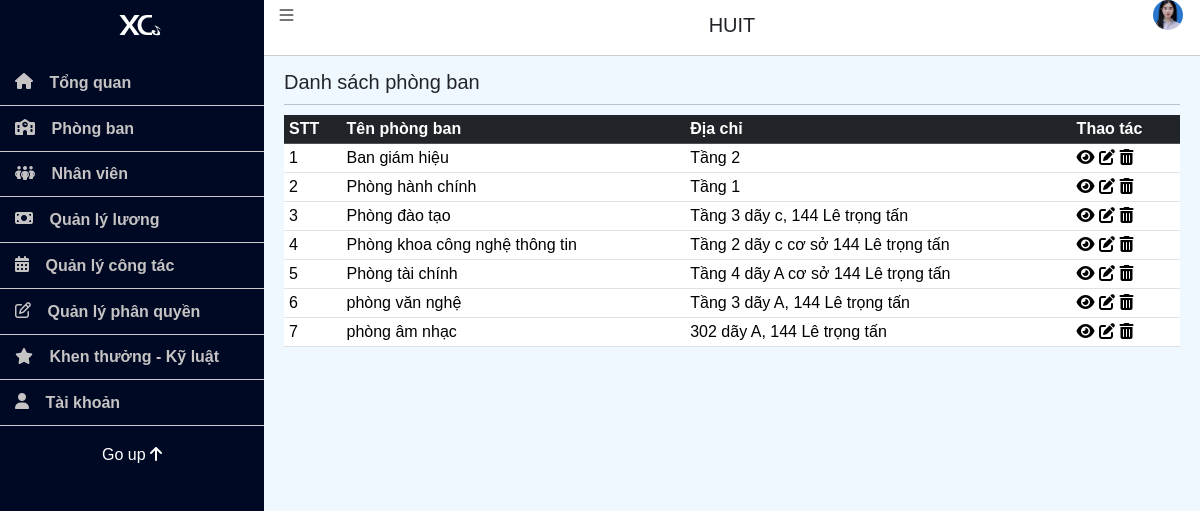
Screenshot of /admin/index.php?page=listDept (signed in) with the database file from the repository.
### tables this page shows
CREATE TABLE `department` (
  `DeptID` int NOT NULL,
  `DeptName` text,
  `People` int DEFAULT '0',
  `Location` text
);

### Library/Db.class.php (called while the page is built, shortened)
<?php
class Db
{
	public  $conn=null;
	function __construct()
    {
        try {
            $this->conn = new PDO('mysql:host='.HOST_DB.';dbname='.DB, USER_DB, PASS_DB);
            $this->conn->query('set names utf8');
        } catch(PDOException $e) {
            echo 'ERROR';
            exit;
        }
    }
	function getTable($tableName)
	{
		$stm = $this->conn->prepare("select * from $tableName");
		$stm->execute();
		return $stm->fetchAll();
	}
}

### Controller/DepartmentController.php (called while the page is built, shortened)
<?php
include_once '../Library/Db.class.php';
include_once '../Model/Department.php';
class DepartmentController {
    private $departmentModel;
    public function __construct() {
        $this->departmentModel = new Department();
    }
    public function index() {
        return $this->departmentModel->getAllDepartments();
    }
}
?>

### Model/Department.php (called while the page is built, shortened)
<?php
class Department extends Db{
    public function getAllDepartments() {
        return $this->getTable("department");
    }
}

### admin/pages/listDept.php (the view, shortened to what this page needs)
<?php
include_once '../Controller/DepartmentController.php';
$departmentController = new DepartmentController();
$departments = $departmentController->index();
?>
<div id="main-content-wp" class="list-product-page">
    <div class="wrap clearfix">
        <div id="content" class="fl-right">
            <div class="section" id="title-page">
                <div class="clearfix">
                    <h2 id="index" class="fl-left">Danh sách phòng ban</h2>
                    <hr>
                </div>
            </div>
            <div class="section" id="detail-page">
                <div class="section-detail">
                    <div class="table-responsive">
                        <table class="table list-table-wp" id="tblDept">
                        <thead class="table-dark">
                            <tr>
                                <th>STT</th>
                                <th>Tên phòng ban</th>
                                <th>Địa chỉ</th>
                                <th>Thao tác</th>
                            </tr>
                        </thead>
                        <tbody>
                            <?php foreach ($departments as $key => $dept) : ?>
                                <tr>
                                    <td><?php echo $key + 1; ?></td>
                                    <td>
                                        <a href="?page=detailDept&id=<?php echo $dept['DeptID']; ?>" title=""><?php echo $dept['DeptName']; ?></a>
                                    </td>
                                    <td><?php echo $dept['Location']; ?></td>
                                    <td>
                                        <a href="?page=detailDept&id=<?php echo $dept['DeptID']; ?>" title="Chi tiết">
                                            <i class="fa-solid fa-eye"></i>
                                        </a>
                                        <a href="?page=editDept&id=<?php echo $dept['DeptID']; ?>" title="Sửa">
                                            <i class="fas fa-edit"></i>
                                        </a>
                                        <a href="?page=deleteDept&id=<?php echo $dept['DeptID']; ?>" title="Xóa">
                                            <i class="fas fa-trash-alt"></i>
                                        </a>
                                    </td>
                                </tr>
                            <?php endforeach; ?>
                        </tbody>
                        </table>
                    </div>
                </div>
            </div>
        </div>
    </div>
</div>

### admin/css/admin_site.css (style rules this page uses)
* { margin: 0; padding: 0; box-sizing: border-box; }
html { font-size: 62.5%; }
a { text-decoration: none; color: inherit; }

### rows the page displays
department: DeptName "Ban giám hiệu", Location "Tầng 2"
department: DeptName "Phòng hành chính", Location "Tầng 1"
department: DeptName "Phòng đào tạo", Location "Tầng 3 dãy c, 144 Lê trọng tấn"
department: DeptName "Phòng khoa công nghệ thông tin", Location "Tầng 2 dãy c cơ sở 144 Lê trọng tấn"
department: DeptName "Phòng tài chính", Location "Tầng 4 dãy A cơ sở 144 Lê trọng tấn"
department: DeptName "phòng văn nghệ", Location "Tầng 3 dãy A, 144 Lê trọng tấn"
department: DeptName "phòng âm nhạc", Location "302 dãy A, 144 Lê trọng tấn"
